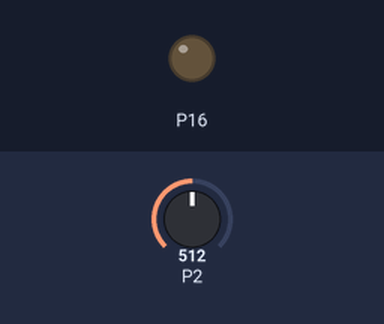
A program run on a simulated BBC micro:bit running MicroPython. Parts: output pins drawn as LEDs (lit = HIGH). The test bench sets the inputs (shaded band); at power-on: P2 = 512 (analog values on the 0–1023 scale).

Above: at 1.2 s.
1.3 s: P2 set to 306
At 1.9 s:
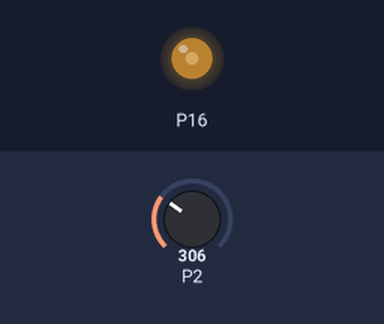
2.8 s: P2 set to 122
At 3.3 s:
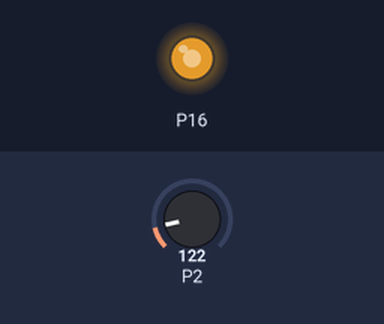
4.3 s: P2 set to 511
At 4.6 s:
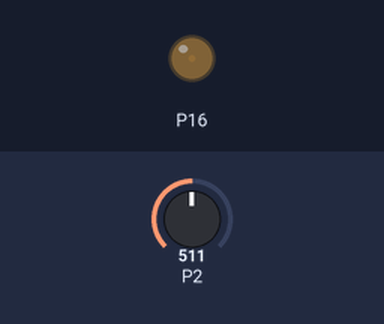
Timing chart, 0 to 7.3 s (numbered marks = the images above; inputs shaded):
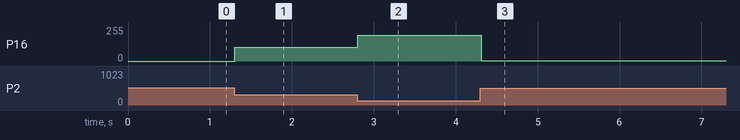

Measured:
- after the input at 1.3 s, P16: 0/255 → 102/255 at once
- after the input at 2.8 s, P16: 102/255 → 194/255 at once
- after the input at 4.3 s, P16: 194/255 → 1/255 at once

The program:

10_photoresistor_led_cont.py
```python
from microbit import *

calibrationVal = pin2.read_analog()

while True:
    photoresistor = pin2.read_analog()

    if photoresistor > 0 and photoresistor < 512:
        lightValue = 1023 - (photoresistor * 2)
        pin16.write_analog(lightValue)
        sleep(50)
```
